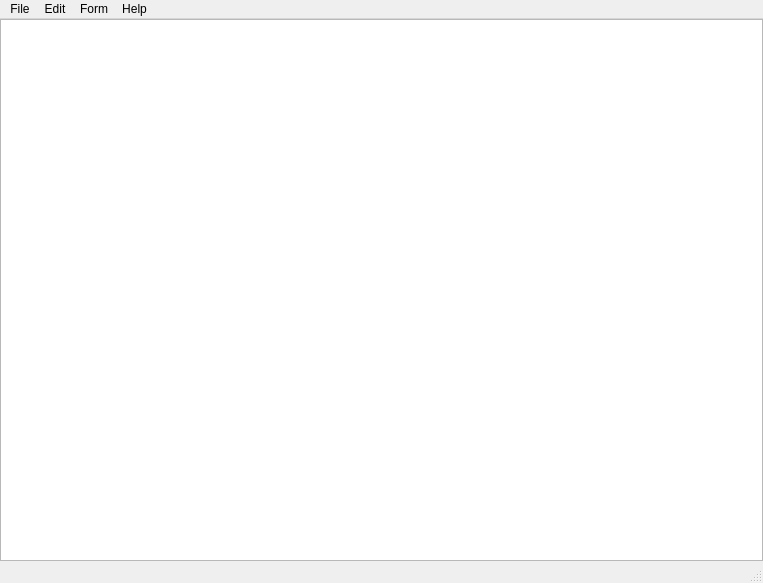
<?xml version="1.0" encoding="UTF-8"?>
<ui version="4.0">
 <class>MainWindow</class>
 <widget class="QMainWindow" name="MainWindow">
  <property name="geometry">
   <rect>
    <x>0</x>
    <y>0</y>
    <width>763</width>
    <height>583</height>
   </rect>
  </property>
  <property name="windowTitle">
   <string>MainWindow</string>
  </property>
  <widget class="QWidget" name="centralwidget">
   <layout class="QVBoxLayout" name="verticalLayout">
    <property name="leftMargin">
     <number>0</number>
    </property>
    <property name="topMargin">
     <number>0</number>
    </property>
    <property name="rightMargin">
     <number>0</number>
    </property>
    <property name="bottomMargin">
     <number>0</number>
    </property>
    <item>
     <widget class="QPlainTextEdit" name="plainTextEdit"/>
    </item>
   </layout>
  </widget>
  <widget class="QMenuBar" name="menubar">
   <property name="geometry">
    <rect>
     <x>0</x>
     <y>0</y>
     <width>763</width>
     <height>25</height>
    </rect>
   </property>
   <widget class="QMenu" name="menuFile">
    <property name="title">
     <string>File</string>
    </property>
    <addaction name="actionNew"/>
    <addaction name="actionOpen"/>
    <addaction name="actionSave"/>
    <addaction name="actionSave_as"/>
    <addaction name="separator"/>
    <addaction name="actionExit"/>
   </widget>
   <widget class="QMenu" name="menuEdit">
    <property name="title">
     <string>Edit</string>
    </property>
    <addaction name="actionUndo"/>
    <addaction name="actionRedo"/>
    <addaction name="separator"/>
    <addaction name="actionCut"/>
    <addaction name="actionCopy"/>
    <addaction name="actionPaste"/>
    <addaction name="actionDelete"/>
   </widget>
   <widget class="QMenu" name="menuForm">
    <property name="title">
     <string>Form</string>
    </property>
    <addaction name="actionFont"/>
   </widget>
   <widget class="QMenu" name="menuHelp">
    <property name="title">
     <string>Help</string>
    </property>
    <addaction name="actionAbout"/>
   </widget>
   <addaction name="menuFile"/>
   <addaction name="menuEdit"/>
   <addaction name="menuForm"/>
   <addaction name="menuHelp"/>
  </widget>
  <widget class="QStatusBar" name="statusbar"/>
  <action name="actionNew">
   <property name="icon">
    <iconset>
     <normaloff>images/file_new.png</normaloff>images/file_new.png</iconset>
   </property>
   <property name="text">
    <string>New</string>
   </property>
   <property name="shortcut">
    <string>Ctrl+N</string>
   </property>
  </action>
  <action name="actionOpen">
   <property name="icon">
    <iconset>
     <normaloff>images/file_open.png</normaloff>images/file_open.png</iconset>
   </property>
   <property name="text">
    <string>Open</string>
   </property>
   <property name="shortcut">
    <string>Ctrl+O</string>
   </property>
  </action>
  <action name="actionSave">
   <property name="icon">
    <iconset>
     <normaloff>images/file_save.png</normaloff>images/file_save.png</iconset>
   </property>
   <property name="text">
    <string>Save</string>
   </property>
   <property name="shortcut">
    <string>Ctrl+S</string>
   </property>
  </action>
  <action name="actionSave_as">
   <property name="text">
    <string>Save as</string>
   </property>
   <property name="shortcut">
    <string>Ctrl+Shift+S</string>
   </property>
  </action>
  <action name="actionExit">
   <property name="text">
    <string>Exit</string>
   </property>
  </action>
  <action name="actionUndo">
   <property name="text">
    <string>Undo</string>
   </property>
   <property name="shortcut">
    <string>Ctrl+Z</string>
   </property>
  </action>
  <action name="actionCut">
   <property name="text">
    <string>Cut</string>
   </property>
   <property name="shortcut">
    <string>Ctrl+X</string>
   </property>
  </action>
  <action name="actionCopy">
   <property name="text">
    <string>Copy</string>
   </property>
   <property name="shortcut">
    <string>Ctrl+C</string>
   </property>
  </action>
  <action name="actionPaste">
   <property name="text">
    <string>Paste</string>
   </property>
   <property name="shortcut">
    <string>Ctrl+V</string>
   </property>
  </action>
  <action name="actionDelete">
   <property name="text">
    <string>Delete</string>
   </property>
   <property name="shortcut">
    <string>Del</string>
   </property>
  </action>
  <action name="actionFont">
   <property name="text">
    <string>Font</string>
   </property>
   <property name="toolTip">
    <string>&lt;html&gt;&lt;head/&gt;&lt;body&gt;&lt;p&gt;set Font&lt;/p&gt;&lt;/body&gt;&lt;/html&gt;</string>
   </property>
   <property name="statusTip">
    <string>Font를 설정합니다</string>
   </property>
  </action>
  <action name="actionAbout">
   <property name="text">
    <string>About</string>
   </property>
  </action>
  <action name="actionRedo">
   <property name="text">
    <string>Redo</string>
   </property>
   <property name="shortcut">
    <string>Ctrl+R</string>
   </property>
  </action>
 </widget>
 <resources/>
 <connections/>
</ui>
